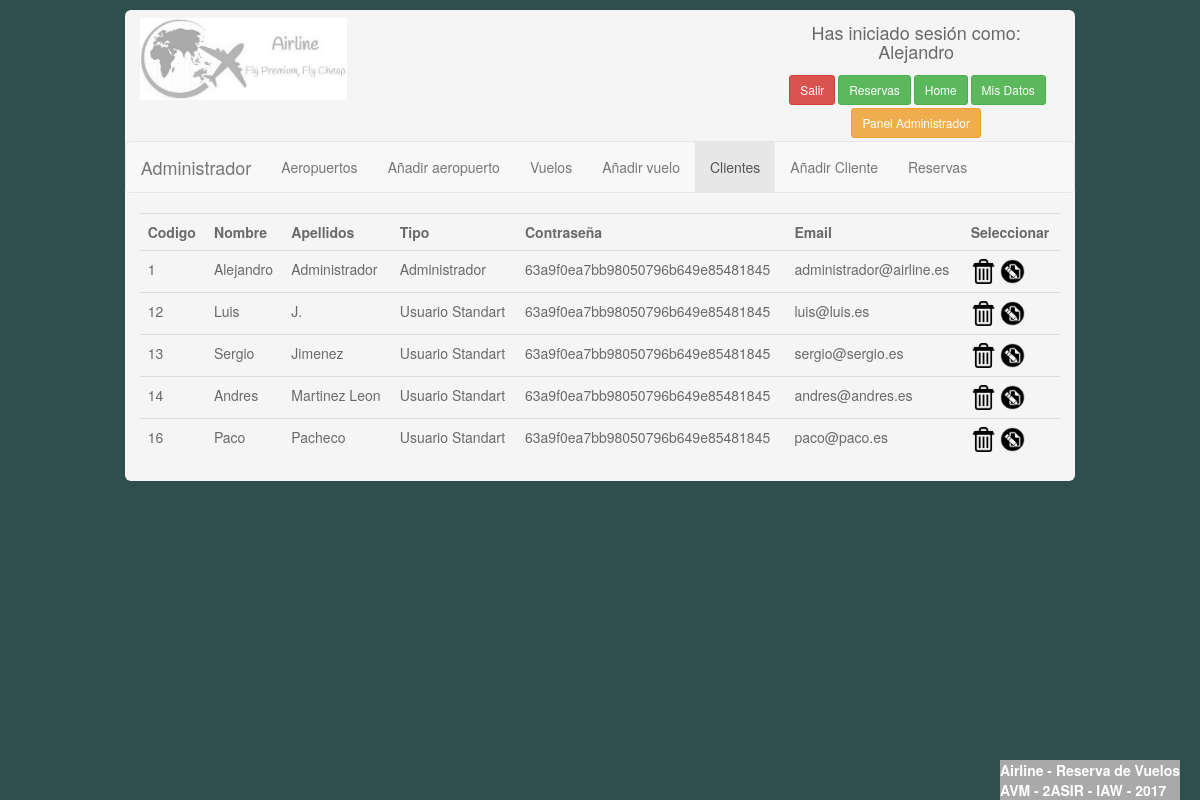
Screenshot of /PHP/admin/datosclientes.php (signed in) with the database file from the repository.
### tables this page shows
CREATE TABLE `usuario` (
  `nombre` varchar(15) NOT NULL,
  `apellidos` varchar(20) NOT NULL,
  `tipo` int(1) NOT NULL,
  `idusuario` int(4) NOT NULL,
  `password` varchar(64) NOT NULL,
  `email` varchar(60) NOT NULL
);

### PHP/admin/datosclientes.php (the view, shortened to what this page needs)
<!DOCTYPE html>
<html lang="Spanish">
<head>
    <link rel="stylesheet" href="../styles/css/bootstrap.css">
    <link rel="stylesheet" href="../styles/estilos.css">
</head>
<body id="colorfondo">
    <div class="container-fluid">
        <div class="row">
            <div class="col-md-10">
                <div class="container-fluid recuadro margin1">
                    <div class="row">
                        <?php
         include('../config/conection.php');
         include('../config/head.php');
         ?>
                    </div>
                    <div class="row">
                        <nav class="navbar navbar-default">
                            <div class="navbar-header"> <a class="navbar-brand">Administrador</a> </div>
                            <ul class="nav navbar-nav">
                                <li><a href="/admin/datosaeropuertos.php">Aeropuertos</a></li>
                                <li><a href="/admin/addaeropuerto.php">Añadir aeropuerto</a></li>
                                <li><a href="/admin/homeadministrador.php">Vuelos</a></li>
                                <li><a href="/admin/addvuelo.php">Añadir vuelo</a></li>
                                <li class="active"><a href="/admin/datosclientes.php">Clientes</a></li>
                                <li><a href="/admin/addcliente.php">Añadir Cliente</a></li>
                                <li><a href="/admin/datosreservas.php">Reservas</a></li>
                            </ul>
                        </nav>
                    </div>
                    <div class="row">
                        <form method="get">
                            <div class="col-md-12">
                                <div class="table-responsive">
                                    <table class="table table-hover table-responsive">
                                        <tr>
                                            <td><strong>Codigo</strong></td>
                                            <td><strong>Nombre</strong></td>
                                            <td><strong>Apellidos</strong></td>
                                            <td><strong>Tipo</strong></td>
                                            <td><strong>Contraseña</strong></td>
                                            <td><strong>Email</strong></td>
                                            <td><strong>Seleccionar</strong></td>
                                        </tr>
                                        <?php
                $consultaclientes="SELECT * FROM usuario order by(idusuario)";
                $result=$connection->query($consultaclientes);
                    while($obj = $result->fetch_object()) {
                    echo"<tr>";
                        echo"<td>$obj->idusuario</td>";
                        echo"<td>$obj->nombre</td>";
                        echo"<td>$obj->apellidos</td>";
                        if($obj->tipo == 0){
                        echo"<td>Administrador</td>";
                        }else{
                        echo"<td>Usuario Standart</td>";
                        }
                        echo"<td>$obj->password</td>";
                        echo"<td>$obj->email</td>";
                        echo"<td><a href='/admin/eliminarcliente.php?cod=".$obj->idusuario."'><img src='../img/eliminar.png'   WIDTH='25'></a>
                        <a href='/admin/datosmodificarcliente.php?cod=".$obj->idusuario."'><img src='../img/modificar.png' WIDTH='25'></a></td>";
                    echo"</tr>";
                    };
                ?>
                                    </table>
                                </div>
                            </div>
                            <div class="col-md-3"> </div>
                            <div class="col-md-3"> </div>
                        </form>
                    </div>
                </div>
            </div>
        </div>
    </div>
</body>
<?php
include('../config/footer.php');
?>
</html>

### PHP/styles/estilos.css (style rules this page uses)
.margin1 { margin:1%; }
.recuadro { background-color:whitesmoke; border-radius: 6px; color: dimgrey; }
#colorfondo { background-color: darkslategray; height: 100%; }

### rows the page displays
usuario: idusuario "1", nombre "Alejandro", apellidos "Administrador", tipo "Administrador", password "63a9f0ea7bb98050796b649e85481845", email "administrador@airline.es"
usuario: idusuario "12", nombre "Luis", apellidos "J.", tipo "Usuario Standart", password "63a9f0ea7bb98050796b649e85481845", email "luis@luis.es"
usuario: idusuario "13", nombre "Sergio", apellidos "Jimenez", tipo "Usuario Standart", password "63a9f0ea7bb98050796b649e85481845", email "sergio@sergio.es"
usuario: idusuario "14", nombre "Andres", apellidos "Martinez Leon", tipo "Usuario Standart", password "63a9f0ea7bb98050796b649e85481845", email "andres@andres.es"
usuario: idusuario "16", nombre "Paco", apellidos "Pacheco", tipo "Usuario Standart", password "63a9f0ea7bb98050796b649e85481845", email "paco@paco.es"

### other values shown
$_SESSION['nombre'] "Alejandro"
